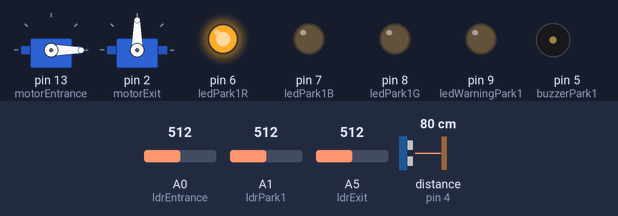
Bench run of a sketch on a simulated Arduino Uno, built with avr-gcc and run on an emulated ATmega328P. Parts: 2 × servo, output pins drawn as LEDs (lit = HIGH), buzzer (waves = sounding, pin HIGH). Wiring (inferred from the names in the program): ultrasonic range finder: trigger pin 3; echo pin 4. Inputs (shaded band) come from the test bench; at power-on: A1 (ldrPark1) = 512, A0 (ldrEntrance) = 512, A5 (ldrExit) = 512, distance to the obstacle (sensor on pin 4) 80 cm. The echo pulse lasts 58.3 µs per cm; pins used as bus, display or sensor lines are not drawn; what the sketch prints to the serial monitor is not drawn.

Above: at 1.2 s.
1.3 s: A1 (ldrPark1) set to 490
At 2.2 s:
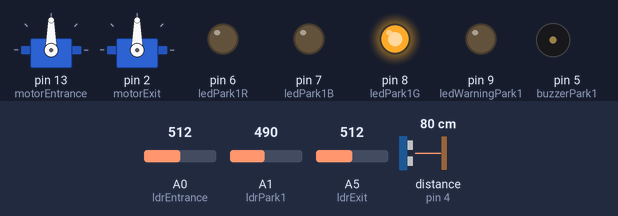
2.8 s: A0 (ldrEntrance) set to 488
At 3.6 s:
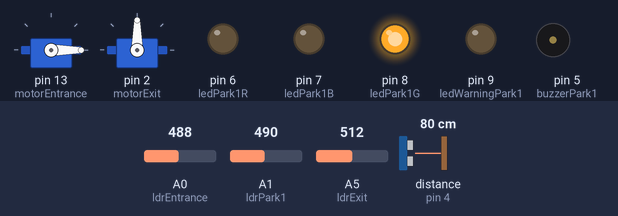
4.3 s: A5 (ldrExit) set to 489
At 5.0 s:
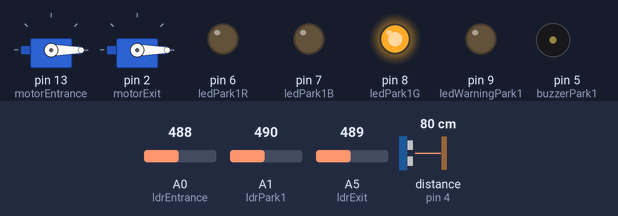
5.8 s: A1 (ldrPark1) set to 512
At 6.3 s:
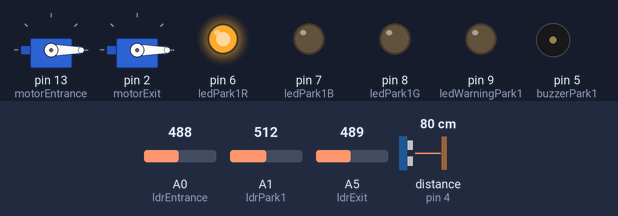
7.3 s: distance to the obstacle (sensor on pin 4) set to 2 cm
At 7.9 s:
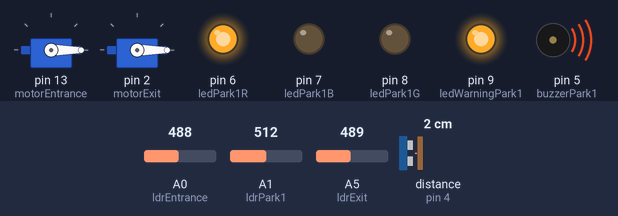
8.8 s: A1 (ldrPark1) set to 306
At 9.6 s:
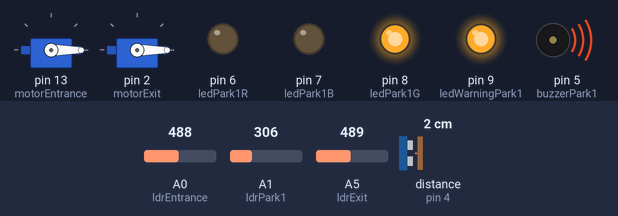
Timing chart, 0 to 11.3 s (numbered marks = the images above; inputs shaded):
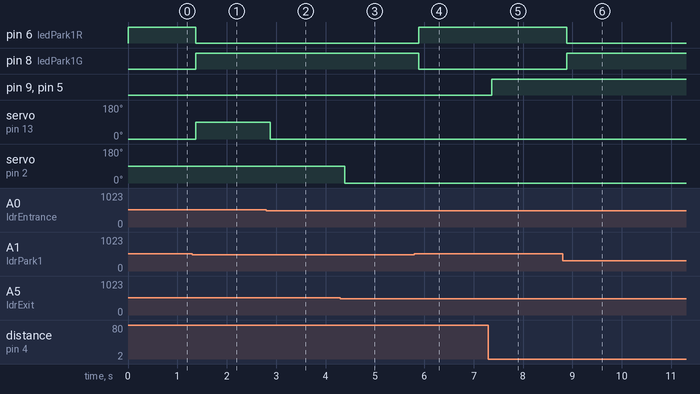

Measured:
- the behaviour switches between 501 and 500 on A0 (ldrEntrance) (found by bisection; images 1 and 2)
- the behaviour switches between 501 and 500 on A5 (ldrExit) (found by bisection; images 2 and 3)
- the behaviour switches between 500 and 501 on A1 (ldrPark1) (found by bisection; images 3 and 4)
- after the input at 1.3 s, pin 6 (ledPark1R): HIGH → LOW after 0.07 s; pin 8 (ledPark1G): LOW → HIGH after 0.07 s; servo on pin 13 (motorEntrance): 0° → 90° after 0.07 s
- after the input at 2.8 s, servo on pin 13 (motorEntrance): 90° → 0° after 0.08 s
- after the input at 4.3 s, servo on pin 2 (motorExit): 90° → 0° after 0.09 s
- after the input at 5.8 s, pin 6 (ledPark1R): LOW → HIGH after 0.09 s; pin 8 (ledPark1G): HIGH → LOW after 0.09 s
- after the input at 7.3 s, pin 9 (ledWarningPark1), pin 5 (buzzerPark1): LOW → HIGH after 0.07 s
- after the input at 8.8 s, pin 6 (ledPark1R): HIGH → LOW after 0.09 s; pin 8 (ledPark1G): LOW → HIGH after 0.09 s

The sketch:

master.ino
```cpp
#include <Servo.h>

//Otopark Giriş-Çıkış Pinleri
const int ldrEntrance = A0;
const int ldrExit = A5;

//Otopark Park Yeri Pinleri
const int ldrPark1 = A1;
const int ledPark1R = 6;
const int ledPark1G = 8;
const int ledPark1B = 7;
const int usTrigPark1 = 3;
const int usEchoPark1 = 4;
const int buzzerPark1 = 5;
const int ledWarningPark1 = 9;

int distance = 0;

//Servo Motorlar
Servo motorEntrance;
Servo motorExit;

int ReadUSDistance(int pinTrig, int pinEcho)
{
  pinMode(pinTrig, OUTPUT);
  digitalWrite(pinTrig, LOW);
  delayMicroseconds(2);

  digitalWrite(pinTrig, HIGH);
  delayMicroseconds(10);
  digitalWrite(pinTrig, LOW);
  pinMode(usEchoPark1, INPUT);

  return pulseIn(usEchoPark1, HIGH);
}

void setup()
{
  pinMode(ldrEntrance, INPUT);
  pinMode(ldrExit, INPUT);
  pinMode(ldrPark1, INPUT);
  pinMode(buzzerPark1, OUTPUT);
  pinMode(ledWarningPark1, OUTPUT);

  motorEntrance.attach(13);
  motorExit.attach(2);

  Serial.begin(9600);
}

void loop()
{
  int ldrEntranceValue = analogRead(ldrEntrance);
  int ldrExitValue = analogRead(ldrExit);
  int ldrPark1Value = analogRead(ldrPark1);

  //Giriş Kapısının Açılıp Kapanmasını Sağlar
  if (ldrEntranceValue > 500 && ldrPark1Value < 500)
  {
    motorEntrance.write(90);
  }
  else
  {
    motorEntrance.write(0);
  }

  //Çıkış Kapısının Açılıp Kapanmasını Sağlar
  if (ldrExitValue > 500)
  {
    motorExit.write(90);
  }
  else
  {
    motorExit.write(0);
  }

  //Giriş Kapısının Açılıp Kapanmasını Sağlar
  if (ldrPark1Value > 500)
  {
    analogWrite(ledPark1R, 255);
    analogWrite(ledPark1G, 0);
    analogWrite(ledPark1B, 0);
    distance = 0.01723 * ReadUSDistance(usTrigPark1, usEchoPark1);
    if (distance <= 30)
    {
      digitalWrite(buzzerPark1, HIGH);
      digitalWrite(ledWarningPark1, HIGH);
    }
    else
    {
      digitalWrite(buzzerPark1, LOW);
      digitalWrite(ledWarningPark1, LOW);
    }
  }
  else
  {
    Serial.write(ldrPark1Value);
    analogWrite(ledPark1R, 0);
    analogWrite(ledPark1G, 255);
    analogWrite(ledPark1B, 0);
  }

  delay(100);
}
```
